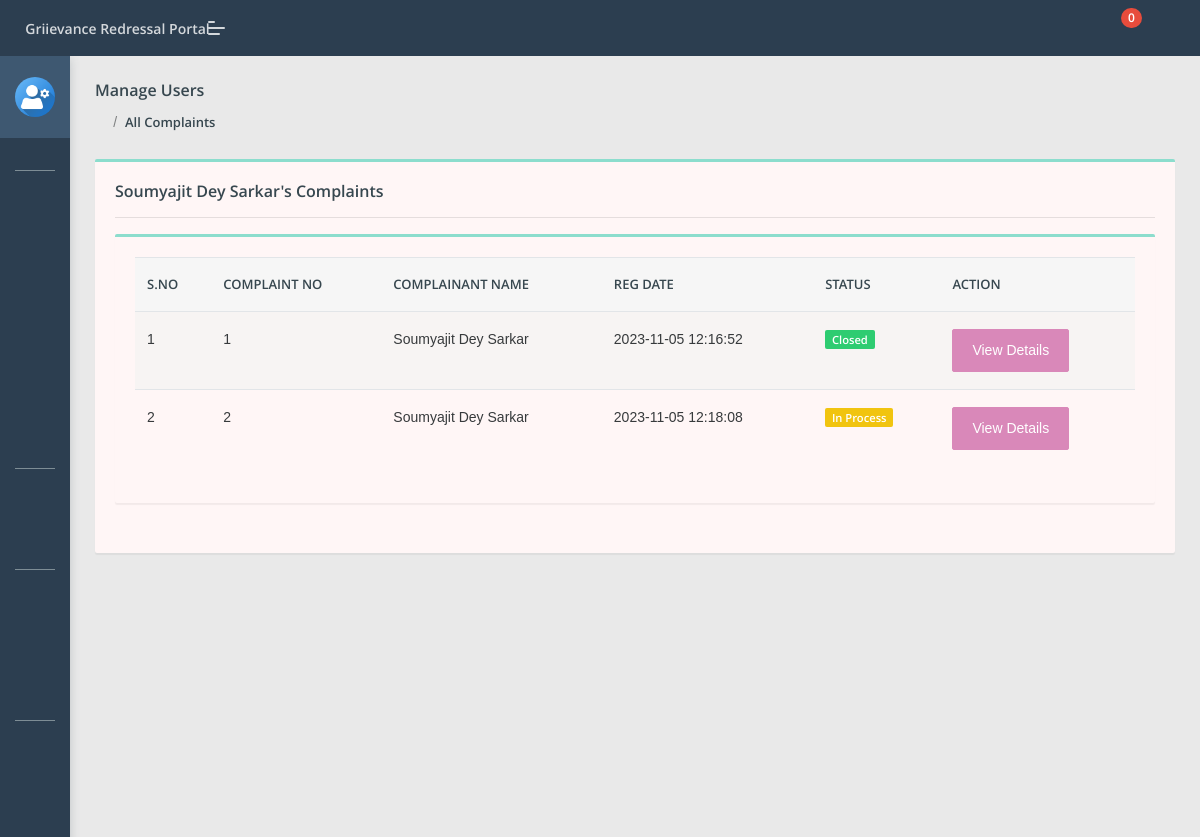
The app's page /grp/admin/user-complaints.php?uid=2&&uname=Soumyajit Dey Sarkar (signed in) with its own data.
### tables this page shows
CREATE TABLE `tblcomplaints` (
  `complaintNumber` int(11) NOT NULL,
  `userId` int(11) DEFAULT NULL,
  `category` int(11) DEFAULT NULL,
  `subcategory` varchar(255) DEFAULT NULL,
  `complaintType` varchar(255) DEFAULT NULL,
  `state` varchar(255) DEFAULT NULL,
  `noc` varchar(255) DEFAULT NULL,
  `complaintDetails` mediumtext DEFAULT NULL,
  `complaintFile` varchar(255) DEFAULT NULL,
  `regDate` timestamp NULL DEFAULT current_timestamp(),
  `status` varchar(50) DEFAULT NULL,
  `lastUpdationDate` timestamp NULL DEFAULT NULL ON UPDATE current_timestamp()
);

CREATE TABLE `users` (
  `id` int(11) NOT NULL,
  `fullName` varchar(255) DEFAULT NULL,
  `userEmail` varchar(255) DEFAULT NULL,
  `password` varchar(255) DEFAULT NULL,
  `contactNo` bigint(11) DEFAULT NULL,
  `address` tinytext DEFAULT NULL,
  `State` varchar(255) DEFAULT NULL,
  `country` varchar(255) DEFAULT NULL,
  `pincode` int(6) DEFAULT NULL,
  `userImage` varchar(255) DEFAULT NULL,
  `regDate` timestamp NOT NULL DEFAULT current_timestamp(),
  `updationDate` timestamp NULL DEFAULT NULL,
  `status` int(1) DEFAULT NULL
);

### grp/admin/user-complaints.php (the view, shortened to what this page needs)
<?php
include('include/config.php');
if (strlen($_SESSION['aid']) == 0) {
    header('location:index.php');
} else {
    ?>
    <!DOCTYPE html>
    <html lang="en">
    <head>
        <link rel="stylesheet" href="assets/css/style.css">
    </head>
    <body class="">
        <?php include('include/sidebar.php'); ?>
        <?php include('include/header.php'); ?>
        <section class="pcoded-main-container">
            <div class="pcoded-content">
                <div class="page-header">
                    <div class="page-block">
                        <div class="row align-items-center">
                            <div class="col-md-12">
                                <div class="page-header-title">
                                    <h5 class="m-b-10">Manage Users</h5>
                                </div>
                                <ul class="breadcrumb">
                                    <li class="breadcrumb-item"><a href="dashboard.php"><i
                                                class="feather icon-home"></i></a></li>
                                    <li class="breadcrumb-item"><a href="all-complaint.php">All Complaints</a></li>
                                </ul>
                            </div>
                        </div>
                    </div>
                </div>
                <div class="row">
                    <div class="col-sm-12">
                        <div class="card">
                            <div class="card-body">
                                <h5>
                                    <?php echo $_GET['uname'] ?>'s Complaints
                                </h5>
                                <hr>
                                <div class="row">
                                    <div class="col-xl-12">
                                        <div class="card">
                                            <div class="card-body table-border-style">
                                                <div class="table-responsive">
                                                    <table class="table table-striped">
                                                        <thead>
                                                            <tr>
                                                                <th>S.No</th>
                                                                <th>Complaint No</th>
                                                                <th>Complainant Name</th>
                                                                <th>Reg Date</th>
                                                                <th>Status</th>
                                                                <th>Action</th>
                                                            </tr>
                                                        </thead>
                                                        <tbody>
                                                            <?php
                                                            $userid = intval($_GET['uid']);
                                                            $query = mysqli_query($con, "select tblcomplaints.*,users.fullName as name from tblcomplaints join users on users.id=tblcomplaints.userId where users.id='$userid'");
                                                            $cnt = 1;
                                                            while ($row = mysqli_fetch_array($query)) {
                                                                ?>
                                                                <tr>
                                                                    <td>
                                                                        <?php echo htmlentities($cnt); ?>
                                                                    </td>
                                                                    <td>
                                                                        <?php echo htmlentities($row['complaintNumber']); ?>
                                                                    </td>
                                                                    <td>
                                                                        <?php echo htmlentities($row['name']); ?>
                                                                    </td>
                                                                    <td>
                                                                        <?php echo htmlentities($row['regDate']); ?>
                                                                    </td>
                                                                    <td>
                                                                        <?php $status = $row['status'];
                                                                        if ($status == ''): ?>
                                                                            <span class="badge badge-danger">Not Processed
                                                                                Yet</span>
                                                                        <?php elseif ($status == 'in process'): ?>
                                                                            <span class="badge badge-warning">In Process</span>
                                                                        <?php elseif ($status == 'closed'): ?>
                                                                            <span class="badge badge-success">Closed</span>
                                                                        <?php endif; ?>
                                                                    </td>
                                                                    <td> <a href="complaint-details.php?cid=<?php echo htmlentities($row['complaintNumber']); ?>"
                                                                            class="btn btn-primary"> View Details</a>
                                                                    </td>
                                                                </tr>
                                                                <?php $cnt = $cnt + 1;
                                                            } ?>
                                                        </tbody>
                                                    </table>
                                                </div>
                                            </div>
                                        </div>
                                    </div>
                                </div>
                            </div>
                        </div>
                    </div>
                </div>
            </div>
        </section>
    </body>
    </html>
<?php } ?>

### records on screen
tblcomplaints: complaintNumber "1", userId.fullName "Soumyajit Dey Sarkar", regDate "2023-11-05 12:16:52", status "Closed"
tblcomplaints: complaintNumber "2", userId.fullName "Soumyajit Dey Sarkar", regDate "2023-11-05 12:18:08", status "In Process"

### other values on screen
$num1 "0"
$_GET['uname'] "Soumyajit Dey Sarkar"
